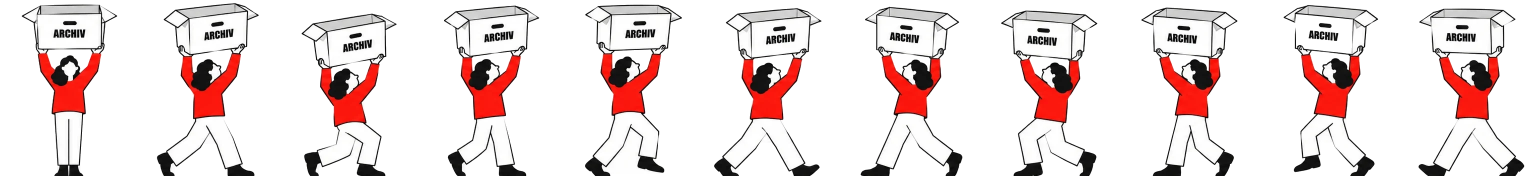
#> input picture orf-gerade-jetzt/web/assets/archiv_figur.webp, 3080 x 360 px (shown at 1/2 size)
$ python cut.py ../assets/archiv_figur.webp ../assets/archiv_figur.webp
#> lines starting #> are read from the running program, lines starting #| are printed output that depends on the picture; after the words box and inside, x2 and y2 are one past the last pixel; in counts of white or black regions, pixels touching at a corner belong together
"""Cut the frames out of referenz_archiv_figur.webp into aligned 280x360 cells (raw_*.png).

Usage: python3 cut.py referenz_archiv_figur.webp <outdir>; then python3 sheet.py <outdir>/../assets/archiv_figur.webp from <outdir>.
Segment x-ranges and baselines below are measured on the reference sheet."""
import sys, json
from collections import deque
import numpy as np
from PIL import Image, ImageDraw
SRC = sys.argv[1]; OUT = sys.argv[2]
im = np.asarray(Image.open(SRC).convert('RGB')).astype(int)
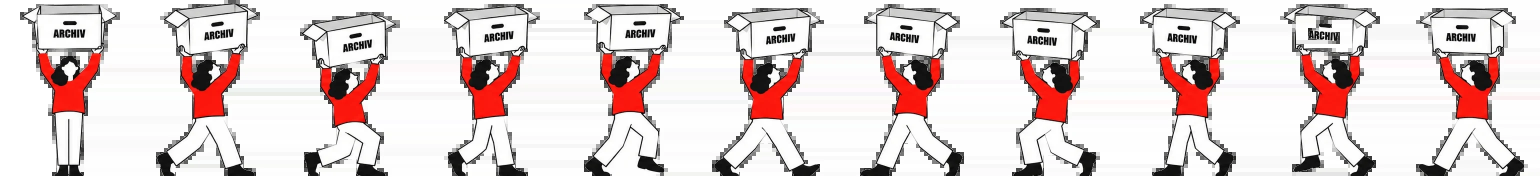
#> im: shape (360, 3080, 3) int64 (shown at 1/2 size); mean R, G, B 225.9, 212.7, 212
H, W = im.shape[:2]
#> H = 360; W = 3080
CW, CH, FOOT = 280, 360, 352  # cell size, feet baseline inside the cell
FRAMES = {
  'r': [(209,413), (475,665), (739,929), (1009,1203), (1275,1490)],
  'l': [(162,366), (434,627), (694,887), (960,1149), (1207,1419)],
  'f': [(1509,1724)],
}
BOTTOM = {'r': 370, 'l': 798, 'f': 807}   # lowest shoe pixel per row
TOPS = {'r': 0, 'l': 440, 'f': 440}
red = (im[:,:,0] > 170) & (im[:,:,1] < 110) & (im[:,:,2] < 110)
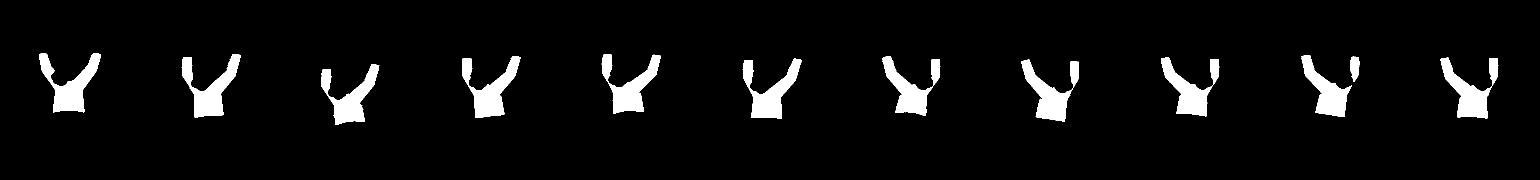
#> red: shape (360, 3080) bool (shown at 1/2 size); 5.6% white; 23 white regions (11 under 20 px), largest, box (x1, y1, x2, y2) and area: (78, 106, 202, 225) 5819, (363, 108, 481, 235) 5815, (2881, 115, 2997, 237) 5722

def label(mask):
    """4-connected components of True pixels; returns label array."""
    lab = np.zeros(mask.shape, int); n = 0
    h, w = mask.shape
    for y in range(h):
        for x in range(w):
            if mask[y, x] and not lab[y, x]:
                n += 1; q = deque([(y, x)]); lab[y, x] = n
                while q:
                    cy, cx = q.popleft()
                    for ny, nx in ((cy+1,cx),(cy-1,cx),(cy,cx+1),(cy,cx-1)):
                        if 0 <= ny < h and 0 <= nx < w and mask[ny, nx] and not lab[ny, nx]:
                            lab[ny, nx] = n; q.append((ny, nx))
    return lab, n

cells = {}
for key, segs in FRAMES.items():
    for i, (x0, x1) in enumerate(segs):
        y1 = BOTTOM[key] + 1
        y0 = TOPS[key]
        region = im[y0:y1, x0-4:x1+4]
        rr = red[y0:y1, x0-4:x1+4]
        cx = np.where(rr)[1].mean()            # torso anchor: centroid of the red sweater
        cell = np.full((CH, CW, 3), 255, np.uint8)
        ox = int(round(CW/2 - cx)); oy = FOOT - (y1 - y0)
        hh, ww = region.shape[:2]
        sy0 = max(0, -oy); sx0 = max(0, -ox)
#> (the run stopped early here; a loop or call above may not have finished)
